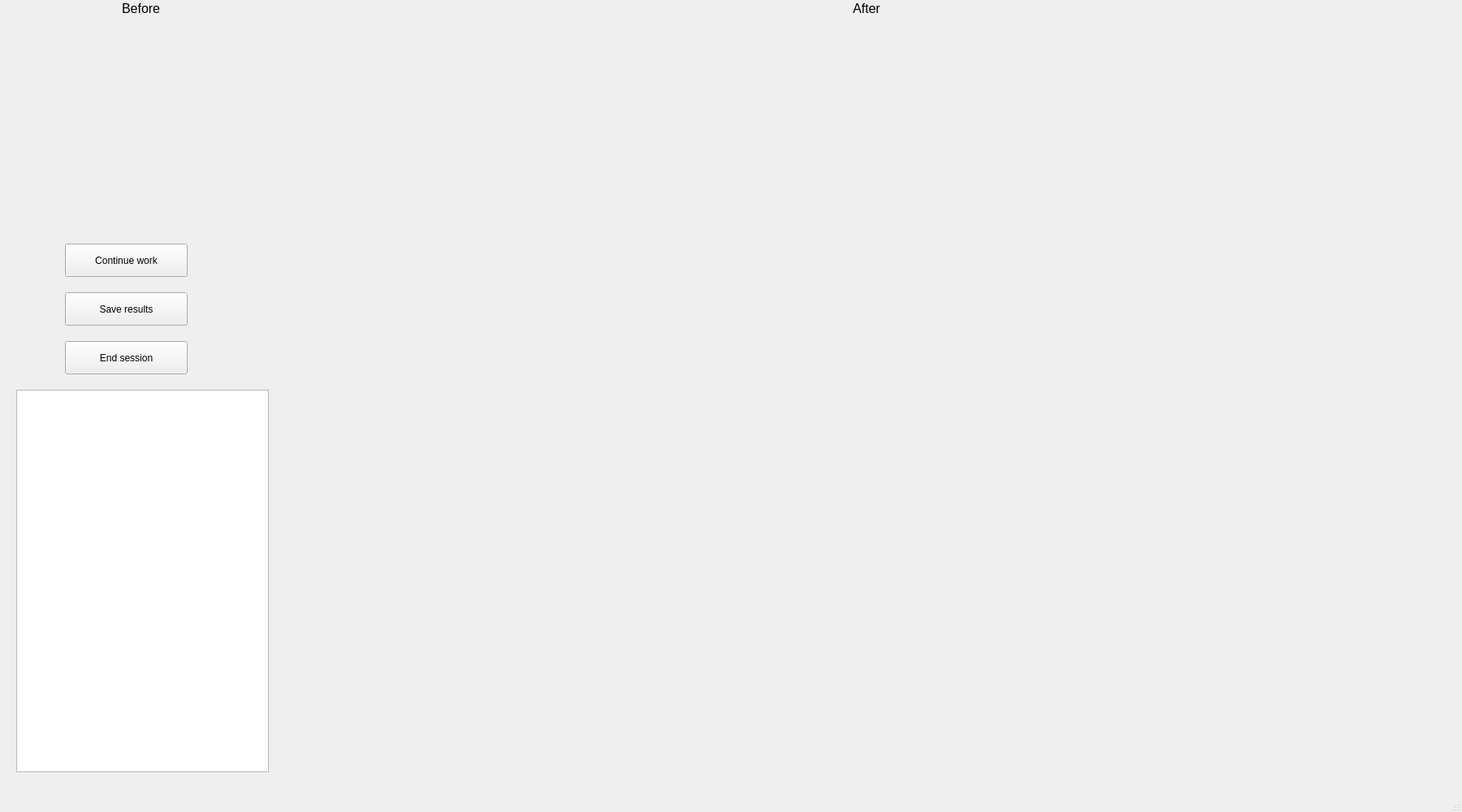
<?xml version="1.0" encoding="UTF-8"?>
<ui version="4.0">
 <class>MainWindow</class>
 <widget class="QMainWindow" name="MainWindow">
  <property name="geometry">
   <rect>
    <x>0</x>
    <y>0</y>
    <width>1800</width>
    <height>1000</height>
   </rect>
  </property>
  <property name="windowTitle">
   <string>Result</string>
  </property>
  <widget class="QWidget" name="centralwidget">
   <widget class="QTextBrowser" name="textBrowser">
    <property name="geometry">
     <rect>
      <x>20</x>
      <y>480</y>
      <width>311</width>
      <height>471</height>
     </rect>
    </property>
   </widget>
   <widget class="QLabel" name="label">
    <property name="geometry">
     <rect>
      <x>150</x>
      <y>0</y>
      <width>101</width>
      <height>20</height>
     </rect>
    </property>
    <property name="font">
     <font>
      <pointsize>12</pointsize>
     </font>
    </property>
    <property name="text">
     <string>Before</string>
    </property>
   </widget>
   <widget class="QLabel" name="label_2">
    <property name="geometry">
     <rect>
      <x>1050</x>
      <y>0</y>
      <width>101</width>
      <height>20</height>
     </rect>
    </property>
    <property name="font">
     <font>
      <pointsize>12</pointsize>
     </font>
    </property>
    <property name="text">
     <string>After</string>
    </property>
   </widget>
   <widget class="QPushButton" name="pushButton">
    <property name="geometry">
     <rect>
      <x>80</x>
      <y>300</y>
      <width>151</width>
      <height>41</height>
     </rect>
    </property>
    <property name="text">
     <string>Continue work</string>
    </property>
   </widget>
   <widget class="QPushButton" name="pushButton_2">
    <property name="geometry">
     <rect>
      <x>80</x>
      <y>360</y>
      <width>151</width>
      <height>41</height>
     </rect>
    </property>
    <property name="text">
     <string>Save results</string>
    </property>
   </widget>
   <widget class="QPushButton" name="pushButton_3">
    <property name="geometry">
     <rect>
      <x>80</x>
      <y>420</y>
      <width>151</width>
      <height>41</height>
     </rect>
    </property>
    <property name="text">
     <string>End session</string>
    </property>
   </widget>
   <widget class="QLabel" name="labelBefore">
    <property name="geometry">
     <rect>
      <x>20</x>
      <y>30</y>
      <width>311</width>
      <height>261</height>
     </rect>
    </property>
    <property name="text">
     <string/>
    </property>
   </widget>
   <widget class="QLabel" name="labelAfter">
    <property name="geometry">
     <rect>
      <x>360</x>
      <y>30</y>
      <width>1421</width>
      <height>921</height>
     </rect>
    </property>
    <property name="text">
     <string/>
    </property>
   </widget>
  </widget>
  <widget class="QStatusBar" name="statusbar"/>
 </widget>
 <resources/>
 <connections/>
</ui>
